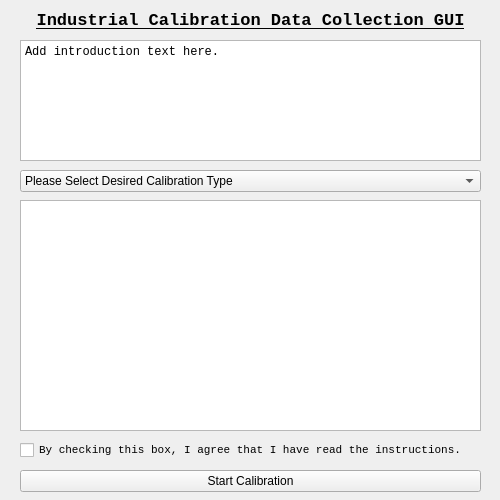
<?xml version="1.0" encoding="UTF-8"?>
<ui version="4.0">
 <author>Geoffrey Chiou</author>
 <class>CalibrationWidget</class>
 <widget class="QWidget" name="CalibrationWidget">
  <property name="geometry">
   <rect>
    <x>0</x>
    <y>0</y>
    <width>500</width>
    <height>500</height>
   </rect>
  </property>
  <property name="minimumSize">
   <size>
    <width>500</width>
    <height>500</height>
   </size>
  </property>
  <property name="maximumSize">
   <size>
    <width>500</width>
    <height>500</height>
   </size>
  </property>
  <property name="baseSize">
   <size>
    <width>500</width>
    <height>500</height>
   </size>
  </property>
  <property name="windowTitle">
   <string>Form</string>
  </property>
  <property name="windowIcon">
   <iconset>
    <normaloff>:/calibration_scientist.png</normaloff>:/calibration_scientist.png</iconset>
  </property>
  <widget class="QStackedWidget" name="stackedWidget">
   <property name="geometry">
    <rect>
     <x>0</x>
     <y>0</y>
     <width>500</width>
     <height>500</height>
    </rect>
   </property>
   <property name="minimumSize">
    <size>
     <width>500</width>
     <height>500</height>
    </size>
   </property>
   <property name="maximumSize">
    <size>
     <width>500</width>
     <height>500</height>
    </size>
   </property>
   <property name="baseSize">
    <size>
     <width>500</width>
     <height>500</height>
    </size>
   </property>
   <property name="windowTitle">
    <string>Industrial Calibration UI</string>
   </property>
   <property name="windowIcon">
    <iconset>
     <normaloff>res/calibration_scientist.png</normaloff>res/calibration_scientist.png</iconset>
   </property>
   <property name="currentIndex">
    <number>0</number>
   </property>
   <widget class="QWidget" name="start_page">
    <widget class="QLabel" name="label">
     <property name="geometry">
      <rect>
       <x>10</x>
       <y>0</y>
       <width>481</width>
       <height>41</height>
      </rect>
     </property>
     <property name="font">
      <font>
       <family>Liberation Mono</family>
       <pointsize>13</pointsize>
       <weight>75</weight>
       <bold>true</bold>
       <underline>true</underline>
      </font>
     </property>
     <property name="text">
      <string>Industrial Calibration Data Collection GUI</string>
     </property>
     <property name="alignment">
      <set>Qt::AlignCenter</set>
     </property>
    </widget>
    <widget class="QComboBox" name="calibration_type_combo_box">
     <property name="geometry">
      <rect>
       <x>20</x>
       <y>170</y>
       <width>461</width>
       <height>22</height>
      </rect>
     </property>
     <item>
      <property name="text">
       <string>Please Select Desired Calibration Type</string>
      </property>
     </item>
     <item>
      <property name="text">
       <string>Static Target Moving Camera on Robot Wrist (Extrinsic)</string>
      </property>
     </item>
     <item>
      <property name="text">
       <string>Static Target Moving Camera on Robot Wrist (Extrinsic + Intrinsic) (Experimental)</string>
      </property>
     </item>
     <item>
      <property name="text">
       <string>Static Camera Moving Target on Robot Wrist (Extrinsic)</string>
      </property>
     </item>
     <item>
      <property name="text">
       <string>Static Camera Moving Target on Robot Wrist (Extrinsic + Intrinsic) (Experimental)</string>
      </property>
     </item>
    </widget>
    <widget class="QTextBrowser" name="calibration_type_text_browser">
     <property name="geometry">
      <rect>
       <x>20</x>
       <y>200</y>
       <width>461</width>
       <height>231</height>
      </rect>
     </property>
     <property name="font">
      <font>
       <family>Liberation Mono</family>
      </font>
     </property>
    </widget>
    <widget class="QTextBrowser" name="textBrowser_3">
     <property name="geometry">
      <rect>
       <x>20</x>
       <y>40</y>
       <width>461</width>
       <height>121</height>
      </rect>
     </property>
     <property name="font">
      <font>
       <family>Liberation Mono</family>
      </font>
     </property>
     <property name="html">
      <string>&lt;!DOCTYPE HTML PUBLIC &quot;-//W3C//DTD HTML 4.0//EN&quot; &quot;http://www.w3.org/TR/REC-html40/strict.dtd&quot;&gt;
&lt;html&gt;&lt;head&gt;&lt;meta name=&quot;qrichtext&quot; content=&quot;1&quot; /&gt;&lt;style type=&quot;text/css&quot;&gt;
p, li { white-space: pre-wrap; }
&lt;/style&gt;&lt;/head&gt;&lt;body style=&quot; font-family:'Liberation Mono'; font-size:9pt; font-weight:400; font-style:normal;&quot;&gt;
&lt;p style=&quot; margin-top:0px; margin-bottom:0px; margin-left:0px; margin-right:0px; -qt-block-indent:0; text-indent:0px;&quot;&gt;&lt;span style=&quot; font-family:'Sans Serif';&quot;&gt;Add introduction text here.&lt;/span&gt;&lt;/p&gt;&lt;/body&gt;&lt;/html&gt;</string>
     </property>
    </widget>
    <widget class="QCheckBox" name="instructions_checkbox">
     <property name="geometry">
      <rect>
       <x>20</x>
       <y>440</y>
       <width>461</width>
       <height>20</height>
      </rect>
     </property>
     <property name="font">
      <font>
       <family>Liberation Mono</family>
       <pointsize>8</pointsize>
      </font>
     </property>
     <property name="text">
      <string>By checking this box, I agree that I have read the instructions.</string>
     </property>
    </widget>
    <widget class="QPushButton" name="start_calibration_button">
     <property name="geometry">
      <rect>
       <x>20</x>
       <y>470</y>
       <width>461</width>
       <height>22</height>
      </rect>
     </property>
     <property name="text">
      <string>Start Calibration</string>
     </property>
    </widget>
   </widget>
   <widget class="QWidget" name="data_collection">
    <widget class="QPushButton" name="pushButton">
     <property name="geometry">
      <rect>
       <x>349</x>
       <y>470</y>
       <width>131</width>
       <height>22</height>
      </rect>
     </property>
     <property name="text">
      <string>Start Calibration</string>
     </property>
    </widget>
    <widget class="QPushButton" name="pushButton_2">
     <property name="geometry">
      <rect>
       <x>19</x>
       <y>470</y>
       <width>321</width>
       <height>22</height>
      </rect>
     </property>
     <property name="text">
      <string>Save Image</string>
     </property>
    </widget>
    <widget class="QPushButton" name="pushButton_3">
     <property name="geometry">
      <rect>
       <x>329</x>
       <y>10</y>
       <width>151</width>
       <height>22</height>
      </rect>
     </property>
     <property name="text">
      <string>Output Location</string>
     </property>
    </widget>
    <widget class="QPushButton" name="pushButton_4">
     <property name="geometry">
      <rect>
       <x>330</x>
       <y>40</y>
       <width>151</width>
       <height>22</height>
      </rect>
     </property>
     <property name="text">
      <string>Load Target</string>
     </property>
    </widget>
    <widget class="QLineEdit" name="lineEdit">
     <property name="geometry">
      <rect>
       <x>22</x>
       <y>10</y>
       <width>301</width>
       <height>22</height>
      </rect>
     </property>
    </widget>
    <widget class="QLineEdit" name="lineEdit_2">
     <property name="geometry">
      <rect>
       <x>22</x>
       <y>40</y>
       <width>301</width>
       <height>22</height>
      </rect>
     </property>
    </widget>
    <widget class="QLabel" name="label_3">
     <property name="geometry">
      <rect>
       <x>20</x>
       <y>70</y>
       <width>111</width>
       <height>21</height>
      </rect>
     </property>
     <property name="font">
      <font>
       <pointsize>11</pointsize>
      </font>
     </property>
     <property name="text">
      <string>Target Name:</string>
     </property>
    </widget>
    <widget class="QLineEdit" name="lineEdit_3">
     <property name="geometry">
      <rect>
       <x>130</x>
       <y>70</y>
       <width>351</width>
       <height>22</height>
      </rect>
     </property>
    </widget>
    <widget class="QLabel" name="label_4">
     <property name="geometry">
      <rect>
       <x>20</x>
       <y>100</y>
       <width>111</width>
       <height>21</height>
      </rect>
     </property>
     <property name="font">
      <font>
       <pointsize>12</pointsize>
      </font>
     </property>
     <property name="text">
      <string>Target Type:</string>
     </property>
    </widget>
    <widget class="QComboBox" name="comboBox_2">
     <property name="geometry">
      <rect>
       <x>130</x>
       <y>100</y>
       <width>351</width>
       <height>22</height>
      </rect>
     </property>
     <item>
      <property name="text">
       <string>Modified Circle Grid</string>
      </property>
     </item>
    </widget>
    <widget class="QLabel" name="label_5">
     <property name="geometry">
      <rect>
       <x>20</x>
       <y>130</y>
       <width>51</width>
       <height>21</height>
      </rect>
     </property>
     <property name="font">
      <font>
       <pointsize>11</pointsize>
      </font>
     </property>
     <property name="text">
      <string>Rows:</string>
     </property>
    </widget>
    <widget class="QLabel" name="label_6">
     <property name="geometry">
      <rect>
       <x>150</x>
       <y>130</y>
       <width>41</width>
       <height>21</height>
      </rect>
     </property>
     <property name="font">
      <font>
       <pointsize>11</pointsize>
      </font>
     </property>
     <property name="text">
      <string>Cols:</string>
     </property>
    </widget>
    <widget class="QLineEdit" name="lineEdit_4">
     <property name="geometry">
      <rect>
       <x>70</x>
       <y>130</y>
       <width>71</width>
       <height>22</height>
      </rect>
     </property>
    </widget>
    <widget class="QLineEdit" name="lineEdit_5">
     <property name="geometry">
      <rect>
       <x>190</x>
       <y>130</y>
       <width>71</width>
       <height>22</height>
      </rect>
     </property>
    </widget>
    <widget class="QLabel" name="label_7">
     <property name="geometry">
      <rect>
       <x>270</x>
       <y>130</y>
       <width>111</width>
       <height>21</height>
      </rect>
     </property>
     <property name="font">
      <font>
       <pointsize>11</pointsize>
      </font>
     </property>
     <property name="text">
      <string>Total # Points:</string>
     </property>
    </widget>
    <widget class="QLabel" name="label_8">
     <property name="geometry">
      <rect>
       <x>20</x>
       <y>160</y>
       <width>171</width>
       <height>21</height>
      </rect>
     </property>
     <property name="font">
      <font>
       <pointsize>12</pointsize>
      </font>
     </property>
     <property name="text">
      <string>Circle Diameter (m):</string>
     </property>
    </widget>
    <widget class="QLabel" name="label_9">
     <property name="geometry">
      <rect>
       <x>260</x>
       <y>160</y>
       <width>151</width>
       <height>21</height>
      </rect>
     </property>
     <property name="font">
      <font>
       <pointsize>12</pointsize>
      </font>
     </property>
     <property name="text">
      <string>Point Spacing (m):</string>
     </property>
    </widget>
    <widget class="QLineEdit" name="lineEdit_6">
     <property name="geometry">
      <rect>
       <x>390</x>
       <y>130</y>
       <width>91</width>
       <height>22</height>
      </rect>
     </property>
    </widget>
    <widget class="QLineEdit" name="lineEdit_7">
     <property name="geometry">
      <rect>
       <x>190</x>
       <y>160</y>
       <width>61</width>
       <height>22</height>
      </rect>
     </property>
    </widget>
    <widget class="QLineEdit" name="lineEdit_8">
     <property name="geometry">
      <rect>
       <x>410</x>
       <y>160</y>
       <width>71</width>
       <height>22</height>
      </rect>
     </property>
    </widget>
    <widget class="QLabel" name="label_10">
     <property name="geometry">
      <rect>
       <x>20</x>
       <y>210</y>
       <width>161</width>
       <height>21</height>
      </rect>
     </property>
     <property name="font">
      <font>
       <pointsize>11</pointsize>
      </font>
     </property>
     <property name="text">
      <string>Base Link of Robot:</string>
     </property>
    </widget>
    <widget class="Line" name="line">
     <property name="geometry">
      <rect>
       <x>20</x>
       <y>190</y>
       <width>461</width>
       <height>20</height>
      </rect>
     </property>
     <property name="orientation">
      <enum>Qt::Horizontal</enum>
     </property>
    </widget>
    <widget class="QLabel" name="label_11">
     <property name="geometry">
      <rect>
       <x>20</x>
       <y>240</y>
       <width>151</width>
       <height>21</height>
      </rect>
     </property>
     <property name="font">
      <font>
       <pointsize>11</pointsize>
      </font>
     </property>
     <property name="text">
      <string>Tip Link of Robot:</string>
     </property>
    </widget>
    <widget class="QLabel" name="label_12">
     <property name="geometry">
      <rect>
       <x>20</x>
       <y>270</y>
       <width>221</width>
       <height>21</height>
      </rect>
     </property>
     <property name="font">
      <font>
       <pointsize>11</pointsize>
      </font>
     </property>
     <property name="text">
      <string>Camera Calibration Frame:</string>
     </property>
    </widget>
    <widget class="QLabel" name="label_13">
     <property name="geometry">
      <rect>
       <x>20</x>
       <y>300</y>
       <width>111</width>
       <height>21</height>
      </rect>
     </property>
     <property name="font">
      <font>
       <pointsize>11</pointsize>
      </font>
     </property>
     <property name="text">
      <string>Image Topic:</string>
     </property>
    </widget>
    <widget class="QLabel" name="label_14">
     <property name="geometry">
      <rect>
       <x>20</x>
       <y>330</y>
       <width>161</width>
       <height>21</height>
      </rect>
     </property>
     <property name="font">
      <font>
       <pointsize>11</pointsize>
      </font>
     </property>
     <property name="text">
      <string>Camera Info Topic:</string>
     </property>
    </widget>
    <widget class="QLineEdit" name="lineEdit_9">
     <property name="geometry">
      <rect>
       <x>170</x>
       <y>210</y>
       <width>221</width>
       <height>22</height>
      </rect>
     </property>
    </widget>
    <widget class="QLineEdit" name="lineEdit_10">
     <property name="geometry">
      <rect>
       <x>160</x>
       <y>240</y>
       <width>231</width>
       <height>22</height>
      </rect>
     </property>
    </widget>
    <widget class="QLineEdit" name="lineEdit_11">
     <property name="geometry">
      <rect>
       <x>230</x>
       <y>270</y>
       <width>161</width>
       <height>22</height>
      </rect>
     </property>
    </widget>
    <widget class="QLineEdit" name="lineEdit_12">
     <property name="geometry">
      <rect>
       <x>120</x>
       <y>300</y>
       <width>271</width>
       <height>22</height>
      </rect>
     </property>
    </widget>
    <widget class="QLineEdit" name="lineEdit_13">
     <property name="geometry">
      <rect>
       <x>170</x>
       <y>330</y>
       <width>221</width>
       <height>22</height>
      </rect>
     </property>
    </widget>
    <widget class="QPushButton" name="pushButton_5">
     <property name="geometry">
      <rect>
       <x>400</x>
       <y>210</y>
       <width>80</width>
       <height>141</height>
      </rect>
     </property>
     <property name="text">
      <string>Set 
Inputs</string>
     </property>
    </widget>
    <widget class="QTextBrowser" name="textBrowser_2">
     <property name="geometry">
      <rect>
       <x>20</x>
       <y>361</y>
       <width>461</width>
       <height>101</height>
      </rect>
     </property>
    </widget>
   </widget>
  </widget>
 </widget>
 <resources>
  <include location="res/res.qrc"/>
 </resources>
 <connections/>
</ui>
